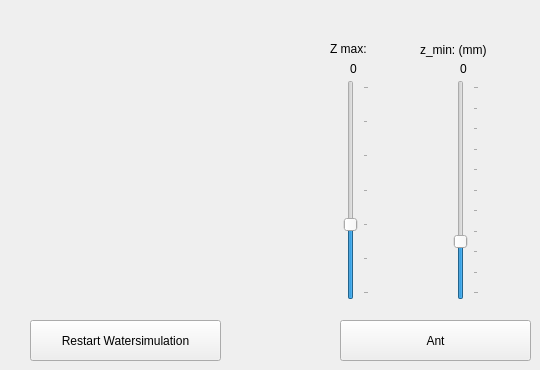
      <widget class="QWidget" name="Warhammer">
       <attribute name="title">
        <string>Warhammer</string>
       </attribute>
       <widget class="QLabel" name="z_max_label">
        <property name="geometry">
         <rect>
          <x>350</x>
          <y>60</y>
          <width>31</width>
          <height>17</height>
         </rect>
        </property>
        <property name="text">
         <string>0</string>
        </property>
       </widget>
       <widget class="QSlider" name="slider_mindist">
        <property name="enabled">
         <bool>true</bool>
        </property>
        <property name="geometry">
         <rect>
          <x>450</x>
          <y>80</y>
          <width>29</width>
          <height>220</height>
         </rect>
        </property>
        <property name="minimum">
         <number>0</number>
        </property>
        <property name="maximum">
         <number>100</number>
        </property>
        <property name="value">
         <number>25</number>
        </property>
        <property name="orientation">
         <enum>Qt::Vertical</enum>
        </property>
        <property name="invertedAppearance">
         <bool>false</bool>
        </property>
        <property name="invertedControls">
         <bool>false</bool>
        </property>
        <property name="tickPosition">
         <enum>QSlider::TicksBelow</enum>
        </property>
        <property name="tickInterval">
         <number>10</number>
        </property>
       </widget>
       <widget class="QLabel" name="label_11">
        <property name="geometry">
         <rect>
          <x>330</x>
          <y>40</y>
          <width>51</width>
          <height>17</height>
         </rect>
        </property>
        <property name="text">
         <string>Z max:</string>
        </property>
       </widget>
       <widget class="QSlider" name="slider_z_max">
        <property name="enabled">
         <bool>true</bool>
        </property>
        <property name="geometry">
         <rect>
          <x>340</x>
          <y>80</y>
          <width>29</width>
          <height>220</height>
         </rect>
        </property>
        <property name="minimum">
         <number>0</number>
        </property>
        <property name="maximum">
         <number>60</number>
        </property>
        <property name="value">
         <number>20</number>
        </property>
        <property name="orientation">
         <enum>Qt::Vertical</enum>
        </property>
        <property name="invertedAppearance">
         <bool>false</bool>
        </property>
        <property name="invertedControls">
         <bool>false</bool>
        </property>
        <property name="tickPosition">
         <enum>QSlider::TicksBelow</enum>
        </property>
        <property name="tickInterval">
         <number>10</number>
        </property>
       </widget>
       <widget class="QLabel" name="label_12">
        <property name="geometry">
         <rect>
          <x>420</x>
          <y>40</y>
          <width>101</width>
          <height>20</height>
         </rect>
        </property>
        <property name="text">
         <string>z_min: (mm)</string>
        </property>
       </widget>
       <widget class="QLabel" name="lb_mindist">
        <property name="geometry">
         <rect>
          <x>460</x>
          <y>60</y>
          <width>31</width>
          <height>17</height>
         </rect>
        </property>
        <property name="text">
         <string>0</string>
        </property>
       </widget>
       <widget class="QPushButton" name="b_restart_water">
        <property name="geometry">
         <rect>
          <x>30</x>
          <y>320</y>
          <width>191</width>
          <height>41</height>
         </rect>
        </property>
        <property name="text">
         <string>Restart Watersimulation</string>
        </property>
       </widget>
       <widget class="QPushButton" name="b_restart_water_2">
        <property name="geometry">
         <rect>
          <x>340</x>
          <y>320</y>
          <width>191</width>
          <height>41</height>
         </rect>
        </property>
        <property name="text">
         <string>Ant</string>
        </property>
       </widget>
      </widget>
